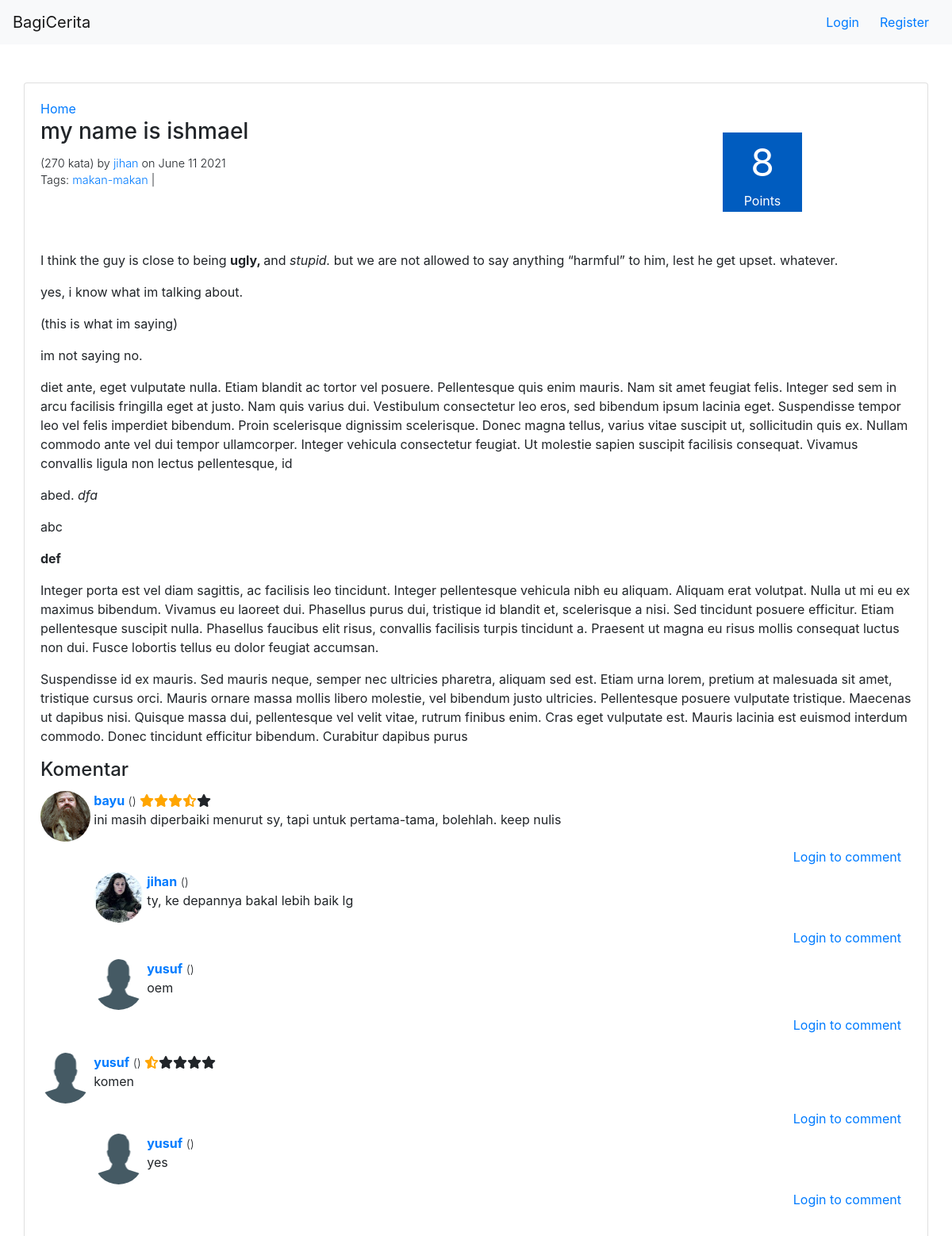
Before: /stories/44 with the older database file.
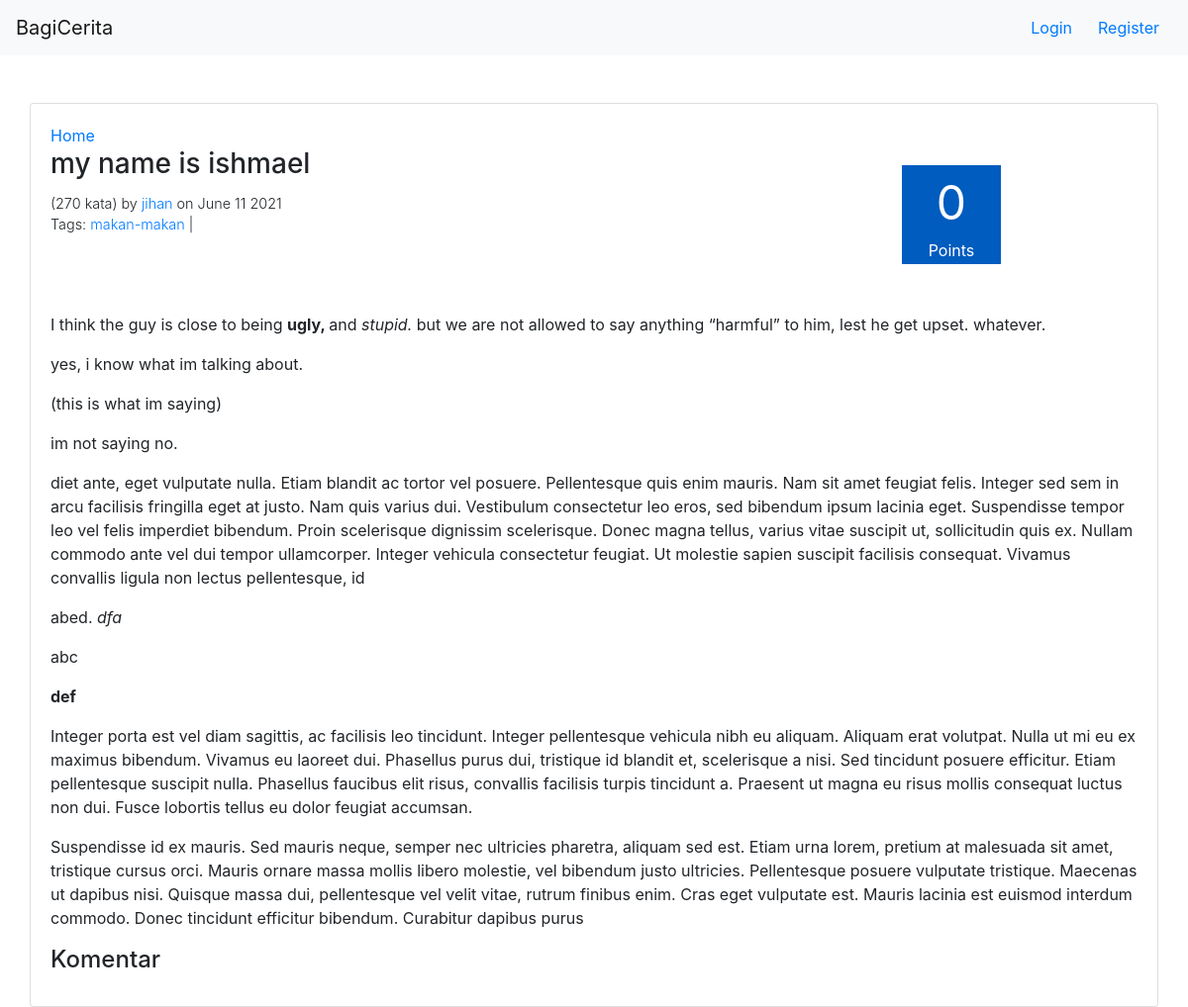
After: the same page with the newer database file.
### story/models.py (models this page shows, shortened)
class Story(models.Model):
    title = models.CharField(max_length=120,blank=True)
    date_posted = models.DateTimeField(null=True, blank=True)
    content = RichTextField(blank=True,null=True)
    user = models.ForeignKey(User, on_delete=models.CASCADE,default=None)
    words_count = models.IntegerField(default=0)
    class Meta:
        ordering = ["-date_posted"]

class Tag(models.Model):
    name = models.CharField(max_length=120,blank=True)
    stories = models.ManyToManyField(Story)

class Comment(models.Model):
    content = models.TextField(blank=True,null=True)
    user = models.ForeignKey(User, on_delete=models.CASCADE,default=None)
    story = models.ForeignKey(Story, on_delete=models.CASCADE,default=None)
    replied_comment_id = models.IntegerField(default=0)
    rating = models.IntegerField(default=1)
    read_status = models.BooleanField(default=False)
    date_posted = models.DateTimeField(null=True, blank=True)
    class Meta:
        ordering = ["-date_posted"]

### user/models.py (models this page shows, shortened)
class Profile(models.Model):
    user = models.OneToOneField(User, on_delete=models.CASCADE)
    nama_lengkap = models.CharField(max_length=30, blank=True)
    tanggal_lahir = models.DateField(null=True, blank=True)
    kota = models.CharField(max_length=30, blank=True)
    tentang_saya = models.TextField(blank=True)
    profile_picture = models.ImageField(upload_to='profile_picture',blank=True)
    points = models.IntegerField(default=20)
    Laki = 'L'
    Perempuan = 'P'
    GENDER_CHOICES = [
        (Laki, 'Laki-laki'),
        (Perempuan, 'Perempuan'),
    ]
    gender = models.CharField(max_length=30,blank=True, choices=GENDER_CHOICES)

### story/views.py (the view, shortened to what this page needs)
# urls.py: path('<int:story_id>',story_view,name="story"),
def story_view(request,story_id):
    story = Story.objects.get(id=story_id)
    context={
        "id":story_id,
        "story":get_story(story),
        "comments":get_comments(story_id),
        "have_commented":"False"
    }
    for comment in context['comments']:
        if(comment.user.id == request.user.id):
            context['have_commented']="True"
    return render(request,"story/story.html",context)

### bagicerita/context_processor.py (called while the page is built)
def get_auth_form(request):
    registerForm = UserCreationForm()
    return{
        'register_form':registerForm
    }

def check_if_logged_in(request):
    if request.user.is_authenticated:
        return{
            'logged_in':True,
            'username':request.user.username
        }
    else:
        return {
            'logged_in':False
        }

### bagicerita/helpers.py (called while the page is built)
def get_story(story):
    story.tags = story.tag_set.all()
    story.date_posted = story.date_posted.strftime("%B %d %Y")
    story = calculate_story_rating(story)
    return story

def get_comments(story_id):
    story_comments = Story.objects.get(id=story_id).comment_set.filter(replied_comment_id=0)
    return iterate_through_comments_and_get_replies(story_comments)

def get_replies(comment_id):
    comment_replies = Comment.objects.filter(replied_comment_id=comment_id)
    return iterate_through_comments_and_get_replies(comment_replies)

def iterate_through_comments_and_get_replies(comments):
    for comment in comments:
        comment.replies = get_replies(comment.id)
    return comments

def calculate_story_rating(story):
    comments = story.comment_set.filter(replied_comment_id=0)
    story_rating=0
    for comment in comments:
        story_rating+=comment.rating
    story.rating = story_rating
    return story

### story/templatetags/story_tags.py (called while the page is built)
@register.filter(name="render_rating")
def render_rating(rating):
    rating_html = ""
    rating_counter=0
    for x in range(5):
        if(rating_counter>=rating):
           rating_html+="<span class='fa fa-star'></span>"
        elif(rating_counter+2>rating):
            rating_html+="<span class='fas fa-star-half-alt checked'></span>"
            rating_counter+=1
        else:
            rating_html+="<span class='fa fa-star checked'></span>"
            rating_counter+=2
    return mark_safe(rating_html)

@register.inclusion_tag('story/comment.html')
def comment_tag(comment,request):
    return {'comment' : comment,'request':request}

### templates/story/story.html (shortened to what this page needs)
{% extends 'base.html' %}
{% load story_tags %}
{% block content %}
    {% include 'navbar.html' %}
    <div class="container">
        <div class="row mt-5">
            <div class="card" style="width: 100%">
                <div class="card-body">
                    <a href="/stories">Home</a>
                    <div class="story">
                        <div class="story-info-container">
                            <div class="story-info mb-5">
                                <h3 class="card-title">{{story.title}}</h3>
                                <span class="text-story-info font-weight-light">({{story.words_count}} kata) by <a href="/user/{{story.user.username}}/profile">{{story.user.username}}</a> on {{story.date_posted}}</span>
                                <span class="text-story-info tags font-weight-light">Tags:
                                    {% for tag in  story.tags%}
                                        <a href="/stories?tag={{tag.name}}">{{tag.name}}</a> |
                                    {% endfor %}
                                </span>
                            </div>
                            <div class="score-box story-page mr-2">
                                <div class="points-number text-center mb-0">{{story.rating}}</div>
                                <div class="points-text text-center">Points</div>
                            </div>
                        </div>
                        <div class="story-content">
                            {{story.content | safe}}
                        </div>
                    </div>
                    <div class="comments">
                        <h4 class="card-title">Komentar</h4>
                        {% for comment in comments %}
                            {% comment_tag comment request%}
                        {% endfor %}
                    </div>
                </div>
            </div>
        </div>
    </div>
{% endblock %}

### templates/base.html (shortened to what this page needs)
{% load static %}
<!DOCTYPE html>
<html lang="en">
<head>
    <link rel="stylesheet" href="https://maxcdn.bootstrapcdn.com/bootstrap/4.0.0/css/bootstrap.min.css">
    <link rel="stylesheet" type="text/css" href="{% static 'style.css' %}">
</head>
<body>
    {% block content %}
    {% endblock %}
</body>
</html>

### templates/navbar.html (shortened to what this page needs)
<nav class="navbar navbar-expand-lg navbar-light bg-light">
    <a class="navbar-brand" href="/stories">BagiCerita</a>
        <div class="collapse navbar-collapse" id="navbarSupportedContent">
            <div class="navbar-nav ml-auto">
              {% if logged_in == False %}
                <button type="button" data-bs-toggle="modal" data-bs-target="#loginModal" class="btn btn-link">Login</button>
                <button type="button" data-bs-toggle="modal" data-bs-target="#registerModal" class="btn btn-link">Register</button>
              {% endif %}
            </div>
        </div>
</nav>

### templates/story/comment.html (shortened to what this page needs)
{% load story_tags %}
<div style="display:flex">
    <div {% if comment.user.profile.profile_picture %} style="background-image: url('/media/{{ comment.user.profile.profile_picture }}')" {% endif %} class="profile-img img-comment mr-1"></div>
    <div class="comment mb-2">
        <h6 class="user font-weight-bold"><a href="/user/{{comment.user.username}}/profile">{{comment.user.username}}</a></h6>
        <span class="date font-weight-light">({{comment.date_posted |date:'Y-m-d'}})</span>
        {% if comment.replied_comment_id == 0 %}
            <span class="rating">
                {{ comment.rating | render_rating }}
            </span>
        {% endif %}
        <p class="content">{{comment.content}}</p>
        <div class="login-to-comment">
            {% if request.user.is_authenticated %}
                <button onclick="showReplyBox(this)" type="button" data-target="reply-box-{{comment.id}}" class="btn btn-link">Reply</button>
                <form method="POST" class="reply-box" id="reply-box-{{comment.id}}">
                    {% csrf_token %}
                    <div class="form-group no-gutters">
                        <textarea required class="form-control" name="content" id="exampleFormControlTextarea1" rows="3"></textarea>
                    </div>
                    <div class="container-button-submit">
                        <button type="submit" class="btn btn-primary">Submit</button>
                    </div>
                    <input type="hidden" name="replied_comment_id" value="{{comment.id}}">
                </form>
            {%else %}
                <button type="button" data-bs-toggle="modal" data-bs-target="#loginModal" class="btn btn-link">Login to comment</button>
            {% endif %}
        </div>
        {% for reply in comment.replies %}
            {% comment_tag reply request %}
        {% endfor %}
    </div>
</div>

### static/style.css (style rules this page uses)
.score-box { background-color: #0b6623; background-color: #005CBF; color: white; height: 80px; width: 80px; display: flex; justify-content: center; align-items: center; flex-direction: column; }
.score-box.story-page { height: 100px; width: 100px; }
.points-number { font-size: 2em; }
.points-text { font-size: 0.7em; }
.score-box.story-page .points-number { font-size: 3em; }
.score-box.story-page .points-text { font-size: 1em; }
.story-info-container { display: flex; justify-content: space-between; padding-right: 130px; align-items: center; margin-bottom: 30px; }
.text-story-info { display: block; font-size: 0.9em; }

Changed rows visible on the page:
removed Comment: user.profile_picture (picture), user.username "bayu", rating 7 (drawn), content "ini masih diperbaiki menurut sy, tapi untuk pertama-tama, bolehlah. keep nulis", shown under "Komentar"
removed Comment: user.profile_picture (picture), user.username "jihan", content "ty, ke depannya bakal lebih baik lg", shown under "bayu"
removed Comment: user.username "yusuf", content "oem", shown under "bayu"
removed Comment: user.username "yusuf", rating 1 (drawn), content "komen", shown under "Komentar"
removed Comment: user.username "yusuf", content "yes"
computed for Story "my name is ishmael": rating "8" → "0"
